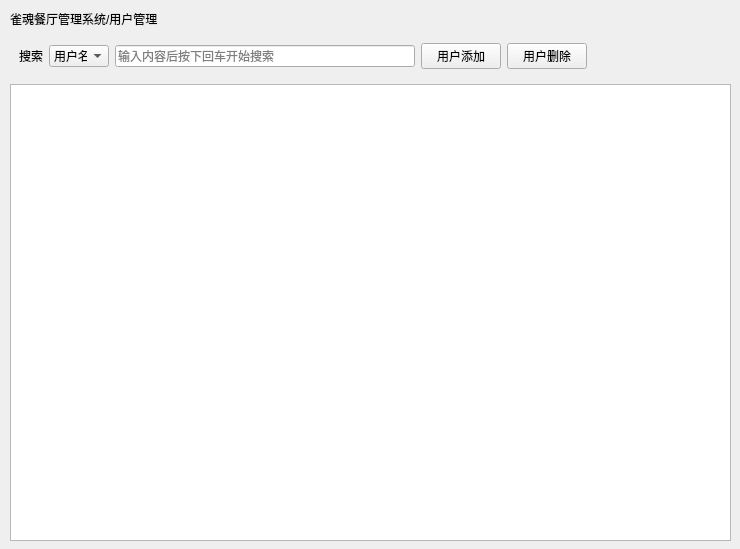
<?xml version="1.0" encoding="UTF-8"?>
<ui version="4.0">
 <class>Admin_UserMgr</class>
 <widget class="QWidget" name="Admin_UserMgr">
  <property name="geometry">
   <rect>
    <x>0</x>
    <y>0</y>
    <width>740</width>
    <height>549</height>
   </rect>
  </property>
  <property name="windowTitle">
   <string>Admin_UserMgr</string>
  </property>
  <widget class="QWidget" name="layoutWidget">
   <property name="geometry">
    <rect>
     <x>10</x>
     <y>10</y>
     <width>721</width>
     <height>531</height>
    </rect>
   </property>
   <layout class="QGridLayout" name="gridLayout_2">
    <item row="1" column="0">
     <widget class="QWidget" name="widget" native="true">
      <layout class="QGridLayout" name="gridLayout">
       <item row="0" column="5">
        <widget class="QPushButton" name="btnDelete">
         <property name="text">
          <string>用户删除</string>
         </property>
        </widget>
       </item>
       <item row="0" column="0">
        <widget class="QLabel" name="label">
         <property name="text">
          <string>搜索</string>
         </property>
        </widget>
       </item>
       <item row="0" column="4">
        <widget class="QPushButton" name="btnAdd">
         <property name="text">
          <string>用户添加</string>
         </property>
        </widget>
       </item>
       <item row="0" column="6">
        <spacer name="horizontalSpacer">
         <property name="orientation">
          <enum>Qt::Horizontal</enum>
         </property>
         <property name="sizeHint" stdset="0">
          <size>
           <width>268</width>
           <height>20</height>
          </size>
         </property>
        </spacer>
       </item>
       <item row="0" column="2">
        <widget class="QLineEdit" name="lineEdit">
         <property name="minimumSize">
          <size>
           <width>300</width>
           <height>0</height>
          </size>
         </property>
         <property name="placeholderText">
          <string>输入内容后按下回车开始搜索</string>
         </property>
        </widget>
       </item>
       <item row="0" column="1">
        <widget class="QComboBox" name="comboBox">
         <property name="maximumSize">
          <size>
           <width>60</width>
           <height>16777215</height>
          </size>
         </property>
         <item>
          <property name="text">
           <string>用户名</string>
          </property>
         </item>
         <item>
          <property name="text">
           <string>姓名</string>
          </property>
         </item>
         <item>
          <property name="text">
           <string>手机号</string>
          </property>
         </item>
        </widget>
       </item>
      </layout>
     </widget>
    </item>
    <item row="0" column="0">
     <widget class="QLabel" name="label_2">
      <property name="text">
       <string>雀魂餐厅管理系统/用户管理</string>
      </property>
     </widget>
    </item>
    <item row="2" column="0">
     <widget class="QTableView" name="tableView"/>
    </item>
   </layout>
  </widget>
 </widget>
 <resources/>
 <connections/>
</ui>
